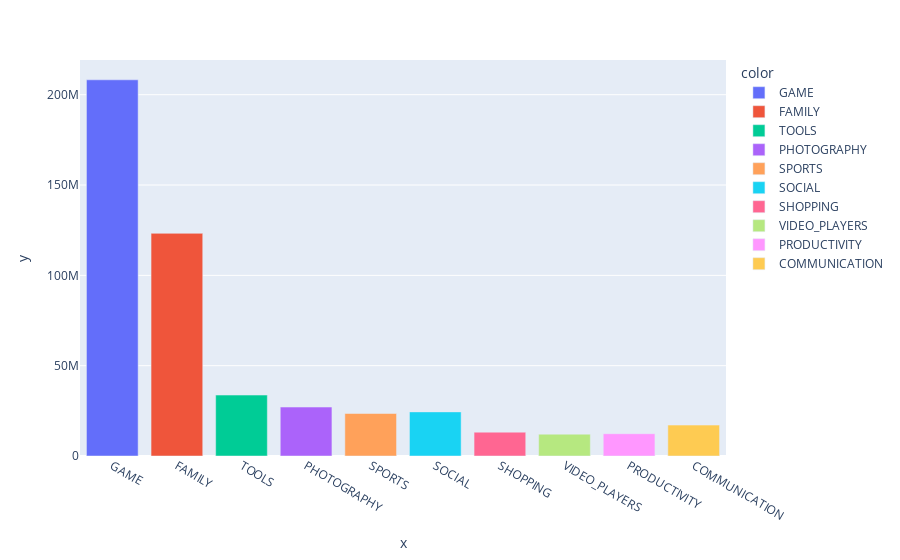

The notebook cell this image was saved under:
### Markdown cell above
### Which of the highest Installed category has highest ratings submitted?

### Code cell
px.bar(df, x = x_cat_rev[x_val.head(10).index].index, y = x_cat_rev[x_val.head(10).index].values, color = x_cat_rev[x_val.head(10).index].index)

### Figure 1 — Plotly figure (JSON) as saved in the notebook; plotly's stock layout.template omitted (floating-point values rounded to 4 significant figures)
{"data": [{"alignmentgroup": "True", "hovertemplate": "color=GAME<br>x=%{x}<br>y=%{y}<extra></extra>", "legendgroup": "GAME", "marker": {"color": "#636efa", "pattern": {"shape": ""}}, "name": "GAME", "offsetgroup": "GAME", "orientation": "v", "showlegend": true, "textposition": "auto", "type": "bar", "x": ["GAME"], "xaxis": "x", "y": [208255873], "yaxis": "y"}, {"alignmentgroup": "True", "hovertemplate": "color=FAMILY<br>x=%{x}<br>y=%{y}<extra></extra>", "legendgroup": "FAMILY", "marker": {"color": "#EF553B", "pattern": {"shape": ""}}, "name": "FAMILY", "offsetgroup": "FAMILY", "orientation": "v", "showlegend": true, "textposition": "auto", "type": "bar", "x": ["FAMILY"], "xaxis": "x", "y": [123262389], "yaxis": "y"}, {"alignmentgroup": "True", "hovertemplate": "color=TOOLS<br>x=%{x}<br>y=%{y}<extra></extra>", "legendgroup": "TOOLS", "marker": {"color": "#00cc96", "pattern": {"shape": ""}}, "name": "TOOLS", "offsetgroup": "TOOLS", "orientation": "v", "showlegend": true, "textposition": "auto", "type": "bar", "x": ["TOOLS"], "xaxis": "x", "y": [33731678], "yaxis": "y"}, {"alignmentgroup": "True", "hovertemplate": "color=PHOTOGRAPHY<br>x=%{x}<br>y=%{y}<extra></extra>", "legendgroup": "PHOTOGRAPHY", "marker": {"color": "#ab63fa", "pattern": {"shape": ""}}, "name": "PHOTOGRAPHY", "offsetgroup": "PHOTOGRAPHY", "orientation": "v", "showlegend": true, "textposition": "auto", "type": "bar", "x": ["PHOTOGRAPHY"], "xaxis": "x", "y": [27092753], "yaxis": "y"}, {"alignmentgroup": "True", "hovertemplate": "color=SPORTS<br>x=%{x}<br>y=%{y}<extra></extra>", "legendgroup": "SPORTS", "marker": {"color": "#FFA15A", "pattern": {"shape": ""}}, "name": "SPORTS", "offsetgroup": "SPORTS", "orientation": "v", "showlegend": true, "textposition": "auto", "type": "bar", "x": ["SPORTS"], "xaxis": "x", "y": [23528678], "yaxis": "y"}, {"alignmentgroup": "True", "hovertemplate": "color=SOCIAL<br>x=%{x}<br>y=%{y}<extra></extra>", "legendgroup": "SOCIAL", "marker": {"color": "#19d3f3", "pattern": {"shape": ""}}, "name": "SOCIAL", "offsetgroup": "SOCIAL", "orientation": "v", "showlegend": true, "textposition": "auto", "type": "bar", "x": ["SOCIAL"], "xaxis": "x", "y": [24420049], "yaxis": "y"}, {"alignmentgroup": "True", "hovertemplate": "color=SHOPPING<br>x=%{x}<br>y=%{y}<extra></extra>", "legendgroup": "SHOPPING", "marker": {"color": "#FF6692", "pattern": {"shape": ""}}, "name": "SHOPPING", "offsetgroup": "SHOPPING", "orientation": "v", "showlegend": true, "textposition": "auto", "type": "bar", "x": ["SHOPPING"], "xaxis": "x", "y": [13205192], "yaxis": "y"}, {"alignmentgroup": "True", "hovertemplate": "color=VIDEO_PLAYERS<br>x=%{x}<br>y=%{y}<extra></extra>", "legendgroup": "VIDEO_PLAYERS", "marker": {"color": "#B6E880", "pattern": {"shape": ""}}, "name": "VIDEO_PLAYERS", "offsetgroup": "VIDEO_PLAYERS", "orientation": "v", "showlegend": true, "textposition": "auto", "type": "bar", "x": ["VIDEO_PLAYERS"], "xaxis": "x", "y": [12087730], "yaxis": "y"}, {"alignmentgroup": "True", "hovertemplate": "color=PRODUCTIVITY<br>x=%{x}<br>y=%{y}<extra></extra>", "legendgroup": "PRODUCTIVITY", "marker": {"color": "#FF97FF", "pattern": {"shape": ""}}, "name": "PRODUCTIVITY", "offsetgroup": "PRODUCTIVITY", "orientation": "v", "showlegend": true, "textposition": "auto", "type": "bar", "x": ["PRODUCTIVITY"], "xaxis": "x", "y": [12337548], "yaxis": "y"}, {"alignmentgroup": "True", "hovertemplate": "color=COMMUNICATION<br>x=%{x}<br>y=%{y}<extra></extra>", "legendgroup": "COMMUNICATION", "marker": {"color": "#FECB52", "pattern": {"shape": ""}}, "name": "COMMUNICATION", "offsetgroup": "COMMUNICATION", "orientation": "v", "showlegend": true, "textposition": "auto", "type": "bar", "x": ["COMMUNICATION"], "xaxis": "x", "y": [17115039], "yaxis": "y"}], "layout": {"barmode": "relative", "legend": {"title": {"text": "color"}, "tracegroupgap": 0}, "margin": {"t": 60}, "xaxis": {"anchor": "y", "domain": [0, 1], "title": {"text": "x"}}, "yaxis": {"anchor": "x", "domain": [0, 1], "title": {"text": "y"}}}}
